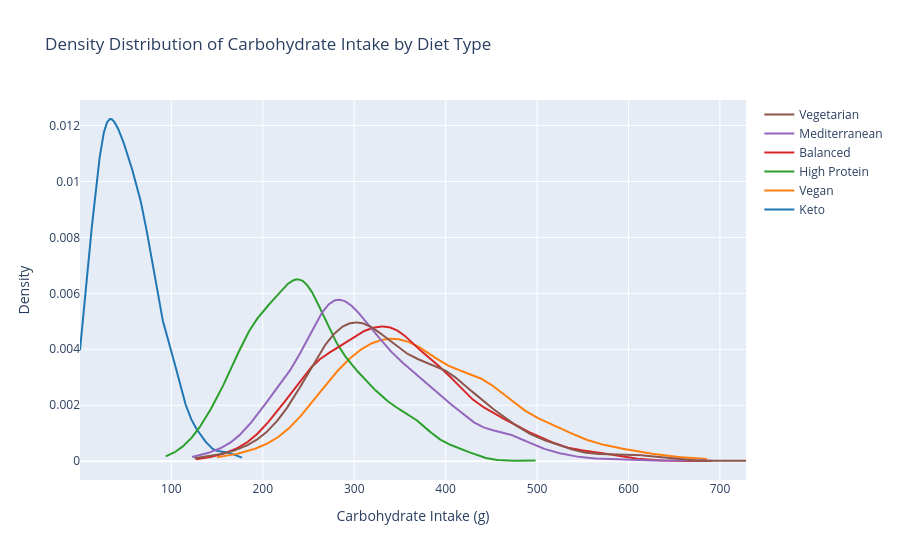

Notebook cell for this chart:
### Markdown cell above
The distributions of all numerical features remained largely unchanged after removing records with negative carbohydrate intake values. This indicates that the cleaning process removed only invalid observations and did not alter the overall structure or patterns of the data. Therefore, the original distribution characteristics identified during EDA were preserved for subsequent analysis and modeling.

### Code cell
diets = df_clean["Diet_Type"].unique()

hist_data = [
    df_clean.loc[
        df_clean["Diet_Type"] == diet,
        "Carbohydrate_Intake_g"
    ]
    for diet in diets
]

fig = ff.create_distplot(
    hist_data,
    diets,
    show_hist=False,
    show_rug=False
)

fig.update_layout(
    title="Density Distribution of Carbohydrate Intake by Diet Type",
    xaxis_title="Carbohydrate Intake (g)",
    yaxis_title="Density"
)

fig.show()

### Figure 1 — Plotly figure (JSON) as saved in the notebook; plotly's stock layout.template omitted (floating-point values rounded to 4 significant figures; data arrays with more than 128 entries replaced by an {"elided": "..."} marker saying what was removed)
{"data": [{"legendgroup": "Keto", "marker": {"color": "rgb(31, 119, 180)"}, "mode": "lines", "name": "Keto", "showlegend": true, "type": "scatter", "x": {"elided": "500 float values"}, "xaxis": "x", "y": {"elided": "500 float values"}, "yaxis": "y"}, {"legendgroup": "Vegan", "marker": {"color": "rgb(255, 127, 14)"}, "mode": "lines", "name": "Vegan", "showlegend": true, "type": "scatter", "x": {"elided": "500 float values"}, "xaxis": "x", "y": {"elided": "500 float values"}, "yaxis": "y"}, {"legendgroup": "High Protein", "marker": {"color": "rgb(44, 160, 44)"}, "mode": "lines", "name": "High Protein", "showlegend": true, "type": "scatter", "x": {"elided": "500 float values"}, "xaxis": "x", "y": {"elided": "500 float values"}, "yaxis": "y"}, {"legendgroup": "Balanced", "marker": {"color": "rgb(214, 39, 40)"}, "mode": "lines", "name": "Balanced", "showlegend": true, "type": "scatter", "x": {"elided": "500 float values"}, "xaxis": "x", "y": {"elided": "500 float values"}, "yaxis": "y"}, {"legendgroup": "Mediterranean", "marker": {"color": "rgb(148, 103, 189)"}, "mode": "lines", "name": "Mediterranean", "showlegend": true, "type": "scatter", "x": {"elided": "500 float values"}, "xaxis": "x", "y": {"elided": "500 float values"}, "yaxis": "y"}, {"legendgroup": "Vegetarian", "marker": {"color": "rgb(140, 86, 75)"}, "mode": "lines", "name": "Vegetarian", "showlegend": true, "type": "scatter", "x": {"elided": "500 float values"}, "xaxis": "x", "y": {"elided": "500 float values"}, "yaxis": "y"}], "layout": {"barmode": "overlay", "hovermode": "closest", "legend": {"traceorder": "reversed"}, "title": {"text": "Density Distribution of Carbohydrate Intake by Diet Type"}, "xaxis": {"anchor": "y2", "domain": [0, 1], "title": {"text": "Carbohydrate Intake (g)"}, "zeroline": false}, "yaxis": {"anchor": "free", "domain": [0, 1], "position": 0, "title": {"text": "Density"}}}}
